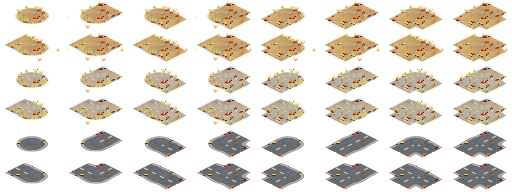
#> input picture packages/assets/pack/nature/atlases/season_roads_fall.png, 512 x 192 px, given in place of nature_roads.png, which was not available
$ python roads_seasons.py ../atlases/season_roads_fall.png
#> lines starting #> are read from the running program, lines starting #| are printed output that depends on the picture; after the words box and inside, x2 and y2 are one past the last pixel; in counts of white or black regions, pixels touching at a corner belong together; pictures that were not available may be replaced by others from this repository, and a replacement may not be noted
### packages/assets/pack/nature/src/roads.py
"""ADR-119 road tiles: road_<path|gravel|paved> + road_<surface>_m0..m15 (auto-connect bits N1 E2 S4 W8, world -y/+x/+y/-x,
i.e. screen up-right / down-right / down-left / up-left edges). Flat 64x32 iso ground decals (anchor = diamond centre).
Seamless by construction: everything is a function of tile-local world coords (u, v) in [0,1)^2 that is periodic with
period 1 (wrapped noise + wrapped pebble/tuft scatter) and the road is a union of capsules whose arms run past the tile
edge, so the signed distance at an edge depends only on the across-road coordinate -> identical on both neighbours.
Coverage is the diamond grown by ~0.7px so adjacent tiles overlap instead of leaving an AA seam. Soft alpha falloff +
grass tufts blend the edges into the terrain grass. Page: nature_roads (64x32 cells, 8 cols, 1x + @2x), resident."""
import os, math
import numpy as np
from PIL import Image
from common import FRAG

SURF = ("path", "gravel", "paved")
W = 0.30          # road half width (tile units)
SS = 4            # supersample over @2x
TW, TH = 64, 32

def _hash(ix, iy, s):
    h = (ix * 374761393 + iy * 668265263 + s * 2147483647) & 0xffffffff
    h = ((h ^ (h >> 13)) * 1274126177) & 0xffffffff
    return (h ^ (h >> 16)) / 4294967296.0

# [8 lines left out: function pnoise, not called in this run]

def fbm(u, v, seed, octs=((4, .55), (8, .3), (16, .15))):
    return sum(pnoise(u, v, n, seed + k) * a for k, (n, a) in enumerate(octs))

def scatter(n, seed):
    """n x n jittered points per tile (periodic): list of (pu, pv, r01, rnd2)."""
    pts = []
    for i in range(n):
        for j in range(n):
            pts.append(((i + .15 + .7 * _hash(i, j, seed)) / n, (j + .15 + .7 * _hash(i, j, seed + 1)) / n, _hash(i, j, seed + 2), _hash(i, j, seed + 3)))
    return pts

def wrapd(a): return (a + .5) % 1.0 - .5

# [4 lines left out: function seg_d, not called in this run]

def smin(a, b, k=.07):
    h = np.clip(.5 + .5 * (b - a) / k, 0, 1); return b * (1 - h) + a * h - k * h * (1 - h)

ARMS = {1: (.5, -.6), 2: (1.6, .5), 4: (.5, 1.6), 8: (-.6, .5)}

# [5 lines left out: function road_sdf, not called in this run]

def hexa(h): h = h.lstrip('#'); return np.array([int(h[i:i + 2], 16) for i in (0, 2, 4)], np.float32)

# [109 lines left out: functions grid, shade_surface, pebbles, tufts, tile, g, not called in this run]

GROUPS = [g]

### assets/tools/palette.py
"""Canonical palette. Ramps are ordered [highlight, base, shade, deep]. Edit here, then run build_palette.py."""
RAMPS = {
  # ink / outlines / shadow
  "ink":        ["#6b4a5a", "#4a2f3d", "#3b2433", "#2a1b2e"],
  # skin
  "skin_light": ["#ffe6cc", "#ffd2ad", "#eba98a", "#c47a64"],
  "skin_tan":   ["#f2c08f", "#d9975f", "#b06f45", "#7d4a34"],
  "skin_deep":  ["#b97a52", "#8f5636", "#6a3c2a", "#4a2a22"],
  # hair
  "hair_brown": ["#b9784a", "#8a5232", "#643822", "#45261c"],
  "hair_pink":  ["#ffc2d6", "#f48fb1", "#cf6690", "#9c4a72"],
  "hair_black": ["#6a5470", "#43344c", "#2e2338", "#1e1726"],
  "hair_blonde":["#ffe9a0", "#f5c95c", "#d69a3c", "#a8702e"],
  # cloth
  "cloth_red":   ["#ff8c78", "#e85d4f", "#bb3f45", "#862d3b"],
  "cloth_blue":  ["#86c0f2", "#4f8fd6", "#3a66a8", "#2b4780"],
  "cloth_teal":  ["#7fe0cc", "#3fb3a6", "#2b8481", "#1f5e62"],
  "cloth_yellow":["#ffe680", "#f7c844", "#d39a2c", "#9c6a24"],
  "cloth_cream": ["#fffaf0", "#f6ead2", "#d8c4a0", "#a8906e"],
  "cloth_denim": ["#8fa2dc", "#5a6fb0", "#434f88", "#323a66"],
  "cloth_green": ["#b8e07a", "#86b94f", "#5f8f3c", "#40652e"],
  "cloth_purple":["#c9a8f0", "#9b72d6", "#7452ad", "#523a80"],
  "leather":     ["#d69a64", "#a8653c", "#7a4630", "#553025"],
  # nature
  "grass":      ["#c4ec7a", "#8fd15c", "#64b04c", "#3f8a47"],
  "grass_deep": ["#7cc055", "#56a045", "#3d7f43", "#2b6040"],
  "leaf":       ["#b4ea80", "#72c45c", "#479b55", "#2d7050"],
  "leaf_autumn":["#ffd27a", "#f4a74a", "#d7743a", "#a24e34"],
  "pine":       ["#7fd39a", "#4fa37a", "#34806a", "#22605a"],
  "bark":       ["#b88058", "#8a5a3c", "#654130", "#472d26"],
  "berry":      ["#ff9fb2", "#e8475f", "#b8304f", "#7e2140"],
  "berry_blue": ["#a9c8ff", "#6a8ef0", "#4a64c4", "#33458f"],
  "mush_red":   ["#ff9a8c", "#ec5a4d", "#c03d41", "#8a2a38"],
  "mush_glow":  ["#e6fff4", "#9ff5d8", "#5fd1c0", "#3a9a9a"],
  "flower_pink":["#ffd6e8", "#ff9ec4", "#e2709e", "#b24e7c"],
  "flower_yel": ["#fff3b0", "#ffd75e", "#e8a93a", "#b07a2a"],
  "flower_blue":["#d6ecff", "#93c6ff", "#6694e0", "#4a66b0"],
  # terrain
  "dirt":       ["#dca878", "#c08a5a", "#9a6a45", "#74503a"],
  "sand":       ["#fff1c4", "#f6dfa4", "#e6c47e", "#c9a265"],
  "stone":      ["#e4e0d8", "#b8b2b0", "#8a8494", "#5f5a70"],
  "cobble":     ["#d6cfc2", "#a9a094", "#7d7480", "#575064"],
  "water":      ["#bdf2f0", "#5cc6dc", "#3a9ccc", "#2d70a8"],
  "water_deep": ["#5cb8d8", "#3484bc", "#2a62a0", "#244a80"],
  "snow":       ["#ffffff", "#eef4fb", "#cdd9ec", "#9fb0cf"],
  # building
  "wood":       ["#f0b878", "#d08c52", "#a2633a", "#74432c"],
  "wood_dark":  ["#b07850", "#87563a", "#61402e", "#432c24"],
  "thatch":     ["#ffe08a", "#f0c060", "#cc9440", "#94662e"],
  "brick":      ["#f0a080", "#d0705a", "#a24e46", "#743838"],
  "iron":       ["#e8f0f4", "#b4c2cc", "#7e8ea0", "#56637a"],
  "gold":       ["#fff2a8", "#ffd45a", "#e0a032", "#a8702a"],
  "glass":      ["#e8fbff", "#a8e4f4", "#6cbcd8", "#4a8ab0"],
  # zombies (goofy pastel)
  "zomb_mint":  ["#c8f5c8", "#94dca8", "#62b48e", "#3f8676"],
  "zomb_teal":  ["#b4f0e4", "#74d0c4", "#45a8a6", "#2e7a84"],
  "zomb_lilac": ["#e4d4ff", "#bba4f0", "#8f78cc", "#65539e"],
  # wave 2
  "pumpkin":    ["#ffc879", "#ff9a3c", "#e0702a", "#a8471f"],
  "carrot":     ["#ffb070", "#ff8436", "#de5e2a", "#a8402a"],
  "copper":     ["#ffc89a", "#e08a58", "#b8613e", "#84422f"],
  "patina":     ["#b8f0d8", "#6fd0b0", "#45a890", "#2f7a72"],
  "clay":       ["#f2b49a", "#d98770", "#b0614f", "#7f4440"],
  "hide":       ["#f2d0a4", "#d6a876", "#ad7f55", "#7e5a40"],
  "slate":      ["#a8b4d0", "#7c88ac", "#5a6488", "#3f4666"],
  "metal_teal": ["#b4e4e0", "#7cbcbc", "#538f98", "#3a6474"],
  "fur_orange": ["#ffcf94", "#f6a056", "#d47638", "#9c5030"],
  "fur_brown":  ["#e0b08a", "#b88262", "#8e5e48", "#644236"],
  "frog":       ["#d4f58c", "#9ed65a", "#6fae44", "#4a8038"],
  "chick":      ["#fff8c4", "#ffe680", "#f2c444", "#c4902e"],
  # fx / glow
  "fire":       ["#fff6c2", "#ffd04a", "#ff8a2a", "#e8492e"],
  "glow":       ["#ffffe0", "#fff3a0", "#d4f07a", "#9fd060"],
  "eerie":      ["#e8fff8", "#9ffff0", "#5ce0d8", "#2fa8b0"],
  "smoke":      ["#f4f0f4", "#d4ccd8", "#a89cb4", "#7a6e8c"],
}
SHADOW = "#2a1b2e"      # contact shadow color, used at ~30% alpha
SHADOW_ALPHA = 0.30
LIGHT_DIR = (-1, -1)    # light comes from top-left (screen space)

def hex2rgb(h): h = h.lstrip('#'); return tuple(int(h[i:i+2], 16) for i in (0, 2, 4))
def ramp(name): return [hex2rgb(c) for c in RAMPS[name]]

### packages/assets/pack/nature/src/roads_seasons.py
"""Seasonal road twins (ADR-239/246 follow-up): road_<path|gravel|paved>[_mN]_fall (leaf litter) and _winter
(snow / slush), same 64x32 frames, frame indices, autotile rules and anchor as the summer keys in nature_roads.
Derived from the committed nature_roads pages (1x + @2x) so each twin keeps the summer footprint and alpha exactly
(seams stay identical to summer). Everything added is a function of tile-local world coords (u, v), periodic with
period 1 (wrapped noise + wrapped scatter), so neighbouring frames meet. Added detail is flat cel colour with hard
edges; partial alpha only exists where the summer road already had its soft rim.
Pages: season_roads_fall / season_roads_winter (8x6 cells, 1x + @2x), residency "stream", every twin has
placeholder = its summer key (resident nature_roads), so the summer road shows while a twin streams in.
Usage (from repo root): python3 packages/assets/pack/nature/src/roads_seasons.py [--no-manifest]
Then: python3 assets/tools/ktx2.py packages/assets/pack/nature/manifest.nature.json"""
import os, sys, json, math
import numpy as np
from PIL import Image
HERE = os.path.dirname(os.path.abspath(__file__)); FRAG = os.path.dirname(HERE)
sys.path.insert(0, HERE)
from roads import pnoise, scatter, wrapd, SURF, TW, TH

def hexa(h): h = h.lstrip('#'); return np.array([int(h[i:i + 2], 16) for i in (0, 2, 4)], np.float32)

def uvgrid(scale):
    ys, xs = np.mgrid[0:TH * scale, 0:TW * scale].astype(np.float32)
    X = (xs + .5) / scale - TW / 2; Y = (ys + .5) / scale - TH / 2
    a, b = X / (TW / 2), Y / (TH / 2)
    return (a + b) / 2 + .5, (b - a) / 2 + .5

def green_mask(rgb):
    r, g, b = rgb[..., 0], rgb[..., 1], rgb[..., 2]
    return (g > r + 12) & (g > b + 12)

def lum(rgb): return rgb @ np.array([.299, .587, .114], np.float32)

def ramp(l, cols, cuts):
    """luminance -> flat cel tone (len(cols) = len(cuts) + 1)."""
    out = np.empty(l.shape + (3,), np.float32); out[:] = cols[0]
    for c, t in zip(cols[1:], cuts): out[l > t] = c
    return out

# ---- fall: leaf litter ----
LEAF = [(hexa('#e06a2c'), hexa('#a8441f')), (hexa('#f0a83c'), hexa('#c07a22')), (hexa('#c9472c'), hexa('#8e2f20')), (hexa('#f4cc58'), hexa('#c49a32'))]
LEAF_INK = hexa('#5a2a18')
GRASS_FALL = [hexa('#8a7a34'), hexa('#b8a24a'), hexa('#d9c56a')]

def leaves(rgb, inside, u, v, scale, n, seed, keep):
    """scatter of small cel leaves (periodic). keep: fraction of scatter points that carry a leaf."""
    px = 1.0 / 32.0                                     # one 1x pixel in screen units (32 px per unit on y)
    for pu, pv, r, q in scatter(n, seed):
        if r > keep: continue
        du, dv = wrapd(u - pu), wrapd(v - pv)
        sx, sy = (du - dv), (du + dv) * .5              # screen units, both axes 32 px (1x) per unit
        ang = (q - .5) * 1.7; ca, sa = math.cos(ang), math.sin(ang)
        lx, ly = sx * ca + sy * sa, -sx * sa + sy * ca
        L, Wd = (1.6 + .9 * ((q * 7) % 1)) * px, (1.0 + .3 * r) * px
        e = (lx / L) ** 2 + (ly / Wd) ** 2
        m = (e < 1) & inside
        if not m.any(): continue
        base, dark = LEAF[int(q * 97) % len(LEAF)]
        rgb[m & (ly >= 0)] = dark; rgb[m & (ly < 0)] = base
        rim = m & (e > (1 - 1.2 / (scale * 2.2 * Wd / px))) & (ly > 0)
        rgb[rim] = LEAF_INK
        vein = m & (np.abs(ly) < .35 * px / scale) & (np.abs(lx) < .7 * L)
        if scale == 2: rgb[vein] = dark

def fall(rgb, al, u, v, scale, surf):
    inside = al >= 128
    g = green_mask(rgb) & (al > 0)
    rgb[g] = ramp(lum(rgb[g]), GRASS_FALL, [110, 150])        # tufts -> straw gold, flat 3-tone
    dens = {"path": (6, .42), "gravel": (6, .36), "paved": (5, .28)}[surf]
    leaves(rgb, inside, u, v, scale, dens[0], 901, dens[1])
    leaves(rgb, inside, u, v, scale, 3, 917, .35)
    return rgb

# ---- winter: snow + slush ----
SNOW, SNOW_SH, SNOW_DEEP = hexa('#f6faff'), hexa('#d6e2f3'), hexa('#b4c4de')
SLUSH = {"path": [hexa('#6f6052'), hexa('#8b7b69'), hexa('#a49481')],
         "gravel": [hexa('#7d7d82'), hexa('#9c9ca2'), hexa('#bdbec6')],
         "paved": [hexa('#4b4f5a'), hexa('#5d626e'), hexa('#737987')]}
GRASS_WINTER = [hexa('#6e5a3e'), hexa('#9a8460'), hexa('#e8eef8')]

def field(u, v, surf):
    k = SURF.index(surf)
    return pnoise(u, v, 8, 711 + k) * .65 + pnoise(u, v, 16, 721 + k) * .35

# [47 lines left out: functions edge_dist, winter, not called in this run]

def build(season, scale):
#> called with season = 'fall', scale = 1
    src = np.array(Image.open(os.path.join(FRAG, f"atlases/nature_roads{'@2x' if scale == 2 else ''}.png")).convert("RGBA")).astype(np.float32)
    out = src.copy(); u, v = uvgrid(scale); w, h = TW * scale, TH * scale
    for i in range(48):
        x, y = i % 8, i // 8; surf = SURF[i // 16]
        cell = src[y * h:(y + 1) * h, x * w:(x + 1) * w]; rgb, al = cell[..., :3].copy(), cell[..., 3]
        rgb = fall(rgb, al, u, v, scale, surf) if season == "fall" else winter(rgb, al, u, v, scale, surf)
        rgb[al == 0] = 0
        out[y * h:(y + 1) * h, x * w:(x + 1) * w, :3] = rgb
#> this loop made 48 passes
#> pass 1, in build, `cell = src[y * h:(y + 1) * h, x * w:(x + 1) * w]`:
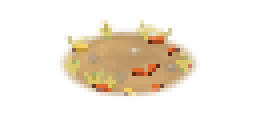
#> cell: shape (32, 64, 4) float32 (shown 4 times larger); mean R, G, B, A 49.3, 39.7, 25.2, 50.1; transparent parts drawn white
#> pass 1, in build, `rgb, al = (cell[..., :3].copy(), cell[..., 3])`:
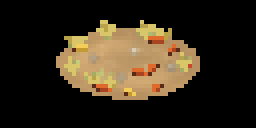
#> rgb: shape (32, 64, 3) float32 (shown 4 times larger); mean R, G, B 49.3, 39.7, 25.2
#> pass 1, in build, `rgb, al = (cell[..., :3].copy(), cell[..., 3])`:
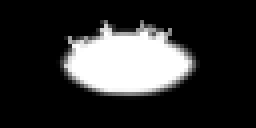
#> al: shape (32, 64) float32 (shown 4 times larger); min 0, max 255, mean 50.1
#> pass 1, in fall, `inside = al >= 128`:
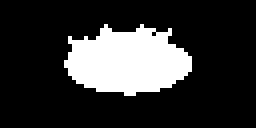
#> inside: shape (32, 64) bool (shown 4 times larger); 19.9% white; 1 white region, box (x1, y1, x2, y2) and area: (16, 6, 48, 24) 407
#> after the loop:
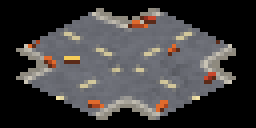
#> rgb: shape (32, 64, 3) float32 (shown 4 times larger); mean R, G, B 62.4, 60.1, 60.2
    return Image.fromarray(np.clip(np.round(out), 0, 255).astype(np.uint8), "RGBA")
#> returned value is the input picture: PIL image 512x192 RGBA; mean R, G, B, A 66.6, 58.3, 46.8, 85.8

def main():
    for s in ("fall", "winter"):
        for sc in (1, 2):
            build(s, sc).save(os.path.join(FRAG, f"atlases/season_roads_{s}{'@2x' if sc == 2 else ''}.png"), optimize=True)
    if "--no-manifest" in sys.argv: return
    mf = os.path.join(FRAG, "manifest.nature.json"); m = json.load(open(mf))
    road = [a for a in m["atlases"] if a["key"] == "nature_roads"][0]
    old = {a["key"]: a for a in m["atlases"]}
    m["atlases"] = [a for a in m["atlases"] if not a["key"].startswith("season_roads_")]
    m["sprites"] = [sp for sp in m["sprites"] if not (sp.get("atlas", "").startswith("season_roads_"))]
    ri = m["atlases"].index(road)
    summer = [sp for sp in m["sprites"] if sp.get("atlas") == "nature_roads"]
    last = max(i for i, sp in enumerate(m["sprites"]) if sp.get("atlas") == "nature_roads")
    new_a, new_s = [], []
    for s in ("fall", "winter"):
        k = f"season_roads_{s}"
        a = {"key": k, "image": f"atlases/{k}.png", "frameW": TW, "frameH": TH, "columns": road["columns"], "rows": road["rows"],
             "pages": [{"scale": 2, "image": f"atlases/{k}@2x.png"}], "residency": "stream"}
        o = old.get(k)
        if o and o.get("ktx2"): a["ktx2"] = o["ktx2"]
        if o and o.get("pages") and o["pages"][0].get("ktx2"): a["pages"][0]["ktx2"] = o["pages"][0]["ktx2"]
        new_a.append(a)
        for sp in summer:
            t = json.loads(json.dumps(sp)); t["key"] = f"{sp['key']}_{s}"; t["atlas"] = k; t["placeholder"] = sp["key"]
            new_s.append(t)
    m["atlases"][ri + 1:ri + 1] = new_a
    m["sprites"][last + 1:last + 1] = new_s
    with open(mf, "w") as fh: json.dump(m, fh, indent=1); fh.write("\n")
    print("season_roads:", len(new_s), "sprites")

#> (the run stopped early here; a loop or call above may not have finished)

$ run again, on assets/atlases/resources_huge.png
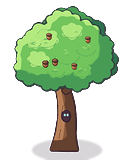
#> input picture assets/atlases/resources_huge.png, 128 x 160 px, given in place of nature_roads.png, which was not available
#> the loop in build, `for i in range(48):` made 3 passes
#> pass 1, in fall, `inside = al >= 128`:
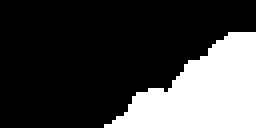
#> inside: shape (32, 64) bool (shown 4 times larger); 26% white; 1 white region, box (x1, y1, x2, y2) and area: (26, 8, 64, 32) 532
#> after the loop in build, `for i in range(48):`:
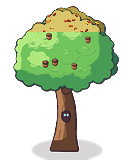
#> out: shape (160, 128, 4) float32; mean R, G, B, A 49.5, 63.1, 36.2, 101.3; transparent parts drawn white

$ run again, on assets/atlases/resources_tall.png
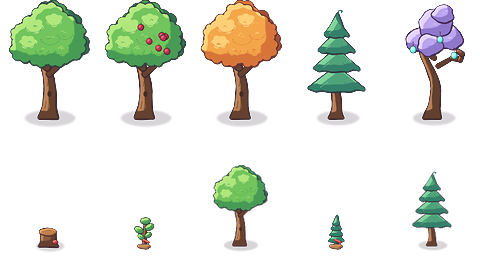
#> input picture assets/atlases/resources_tall.png, 480 x 256 px, given in place of nature_roads.png, which was not available
#> after the loop in build, `for i in range(48):`:
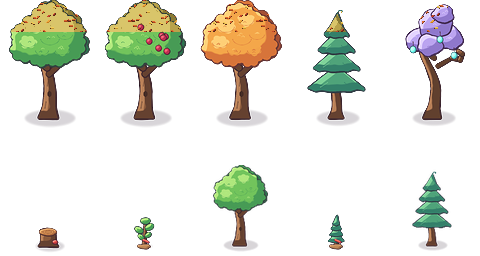
#> out: shape (256, 480, 4) float32; mean R, G, B, A 28.6, 29, 20.3, 51.7; transparent parts drawn white
#> after the loop in build, `for i in range(48):`:
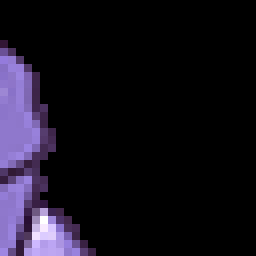
#> rgb: shape (32, 32, 3) float32 (shown 8 times larger); mean R, G, B 20.2, 16.4, 27.2
